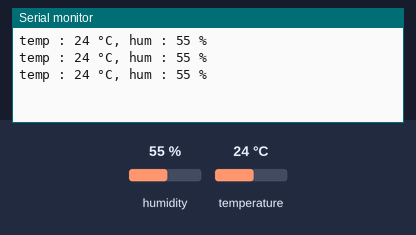
Bench run of a sketch on a simulated Arduino Uno, built with avr-gcc and run on an emulated ATmega328P. On the bench: the last lines printed to the serial monitor. The inputs (shaded band) are chosen by the test bench; at power-on: humidity 55 %, temperature 24 °C.

Above: at 2.8 s.
2.9 s: humidity set to 22 %
At 5.5 s:
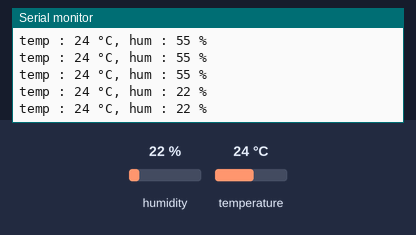
5.6 s: temperature set to 12 °C
At 6.9 s:
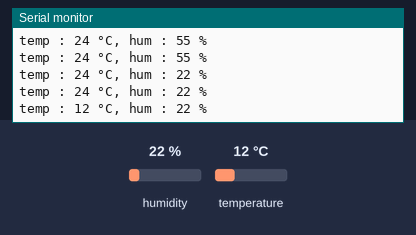
8.3 s: humidity set to 40 %
At 9.5 s:
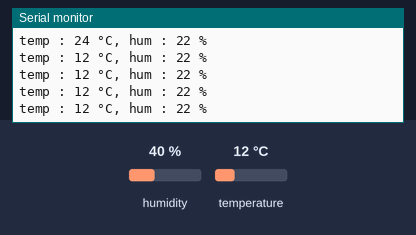
Timing chart, 0 to 11.3 s (numbered marks = the images above; inputs shaded):
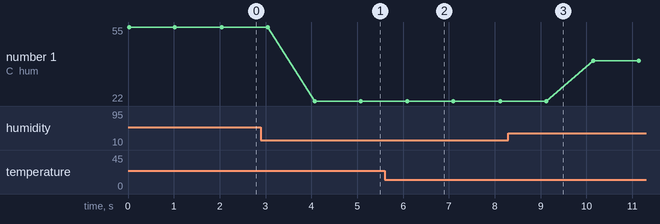

Measured:
- after the input at 2.9 s, the serial monitor: prints a new line after 1.2 s (image 1)
- after the input at 5.6 s, the serial monitor: prints a new line after 0.50 s (image 2)
- plotted number 1: 55 → 22 after the input at 2.9 s, 22 → 40 after the input at 8.3 s

The sketch:

Temp_RH.ino
```cpp
#include "DHT.h"
#define DHTPIN A0
#define DHTTYPE DHT11

DHT dht(DHTPIN,DHTTYPE);            // DHT 클래스 함수 선언

void setup() {
  Serial.begin(9600);               //PC와 아두이노간 시리얼 통신 속도를 9600bps로 설정
  dht.begin();                      //온습도 센서와 아두이노간의 통신 시작.
}
void loop() {
  int hum = dht.readHumidity();    // 습도 값을 hum 변수에 저장
  int temp = dht.readTemperature();// 온도 값을 temp 변수에 저장

  Serial.print("temp : ");
  Serial.print(temp);
  Serial.print(" °C, ");
  Serial.print("hum : ");
  Serial.print(hum);
  Serial.println(" %");
  delay(1000);
}
```
